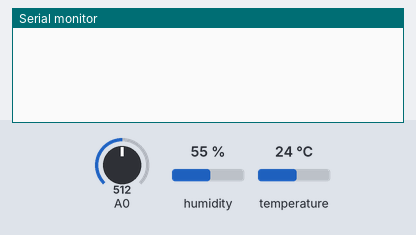
Recording of a sketch running on a simulated ESP8266 (NodeMCU). On the bench: the last lines printed to the serial monitor. The test bench sets the inputs (shaded band); at power-on: humidity 55 %, A0 = 512, temperature 24 °C. WiFi joins after 1.5 s; servers stay silent unless stated.

Above: at 3.0 s.
3.1 s: humidity set to 22 %
At 5.0 s:
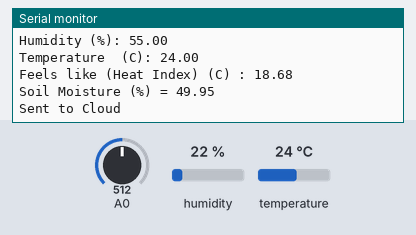
5.3 s: A0 set to 716
At 6.6 s:
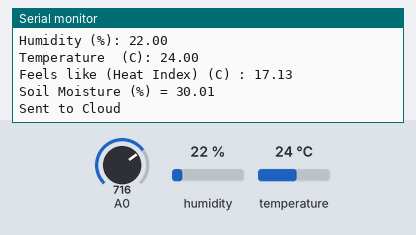
6.8 s: temperature set to 12 °C
8.3 s: A0 set to 900
9.8 s: humidity set to 40 %
At 10.8 s:
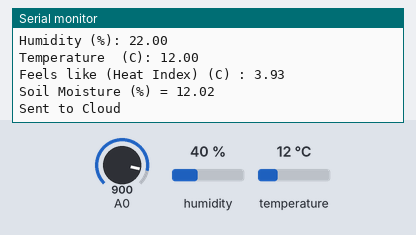
Timing chart, 0 to 12.3 s (numbered marks = the images above; inputs shaded):
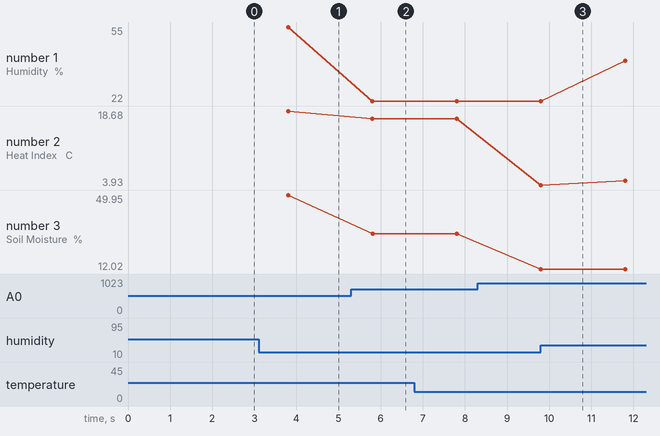

The sketch:

Full_System.ino
```cpp
#include "DHT.h"

#define BLYNK_TEMPLATE_ID "TMPL****"
#define BLYNK_TEMPLATE_NAME "SA****"
#define BLYNK_AUTH_TOKEN "YmB9k****"

#include <ESP8266WiFi.h>
#include <BlynkSimpleEsp8266.h>

BlynkTimer timer;
DHT dht(D4, DHT11);
float humd, temp, indx, mois;

void setup() {
  Serial.begin(115200);
  Blynk.begin(BLYNK_AUTH_TOKEN, "ssid", "password");
  timer.setInterval(2000, send);
  dht.begin();
}

void loop() {
  Blynk.run();
  timer.run();
  humd = dht.readHumidity();
  temp = dht.readTemperature();
  indx = dht.computeHeatIndex(temp, humd);
  mois = (100 - ((analogRead(A0) / 1023.00) * 100));
}

void send() {

  Blynk.virtualWrite(V0, humd);
  Blynk.virtualWrite(V1, temp);
  Blynk.virtualWrite(V2, indx);
  Blynk.virtualWrite(V3, mois);

  Serial.print("Humidity (%): ");
  Serial.println((float)humd, 2);
  Serial.print("Temperature  (C): ");
  Serial.println((float)temp, 2);
  Serial.print("Feels like (Heat Index) (C) : ");
  Serial.println((float)indx, 2);
  Serial.print("Soil Moisture (%) = ");
  Serial.println((float)mois, 2);

  Serial.println("Sent to Cloud");
  Serial.print("\n\n");
}
```

Measured:
- after the input at 5.3 s, the serial monitor: prints a new line after 0.51 s (image 2)
- plotted number 1: 22 → 40 after the input at 9.8 s
- plotted number 2: 17.13 → 4.78 after the input at 9.8 s
- plotted number 3: 49.95 → 30.01 after the input at 5.3 s
